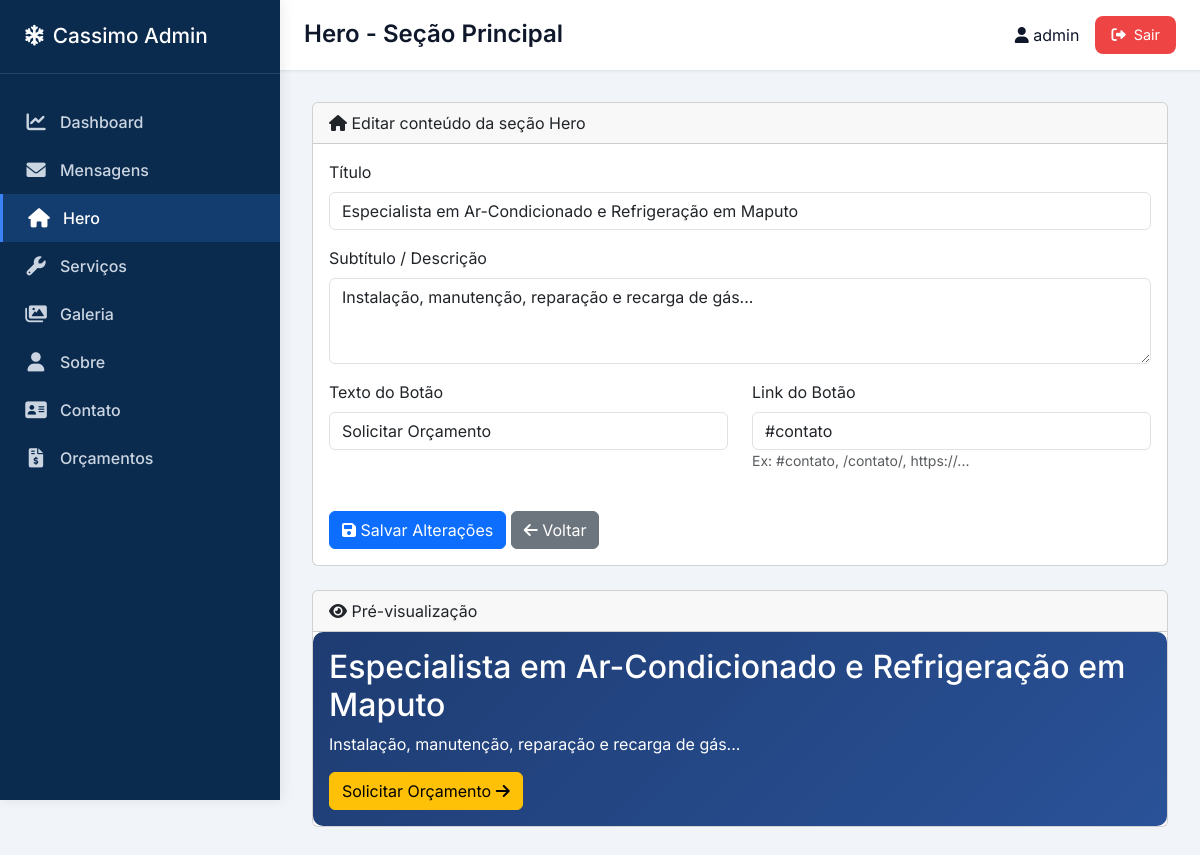
The app's page /hero/ (signed in) with its own data.
### core/models.py (models this page shows, shortened)
class HeroSection(models.Model):
    titulo = models.CharField('Título', max_length=200, default='Especialista em Ar-Condicionado e Refrigeração em Maputo')
    subtitulo = models.TextField('Subtítulo', default='Instalação, manutenção, reparação e recarga de gás...')
    botao_texto = models.CharField('Texto do botão', max_length=50, default='Solicitar Orçamento')
    botao_link = models.CharField('Link do botão', max_length=200, default='#contato')
    class Meta:
        verbose_name = 'Hero Section'
        verbose_name_plural = 'Hero Section'

### core/views.py (the view)
# urls.py: path('hero/', views.hero_edit, name='hero_edit'),
@login_required
def hero_edit(request):
    hero = HeroSection.objects.first()
    if not hero:
        hero = HeroSection.objects.create()
    if request.method == 'POST':
        form = HeroForm(request.POST, instance=hero)
        if form.is_valid():
            form.save()
            messages.success(request, 'Hero atualizado com sucesso!')
            return redirect('hero_edit')
    else:
        form = HeroForm(instance=hero)
    return render(request, 'dashboard/hero_form.html', {'form': form})

### core/forms.py
class HeroForm(forms.ModelForm):
    class Meta:
        model = HeroSection
        fields = '__all__'
        widgets = {
            'titulo': forms.TextInput(attrs={'class': 'form-control'}),
            'subtitulo': forms.Textarea(attrs={'class': 'form-control', 'rows': 3}),
            'botao_texto': forms.TextInput(attrs={'class': 'form-control'}),
            'botao_link': forms.TextInput(attrs={'class': 'form-control'}),
        }

### templates/dashboard/hero_form.html (shortened to what this page needs)
{% extends 'dashboard/base_dashboard.html' %}
{% block page_title %}Hero - Seção Principal{% endblock %}
{% block content %}
<div class="card">
    <div class="card-header">
        <i class="fas fa-home"></i> Editar conteúdo da seção Hero
    </div>
    <div class="card-body">
        <form method="post">
            <div class="mb-3">
                <label for="{{ form.titulo.id_for_label }}" class="form-label">Título</label>
                {{ form.titulo }}
            </div>
            <div class="mb-3">
                <label for="{{ form.subtitulo.id_for_label }}" class="form-label">Subtítulo / Descrição</label>
                {{ form.subtitulo }}
            </div>
            <div class="row">
                <div class="col-md-6 mb-3">
                    <label for="{{ form.botao_texto.id_for_label }}" class="form-label">Texto do Botão</label>
                    {{ form.botao_texto }}
                </div>
                <div class="col-md-6 mb-3">
                    <label for="{{ form.botao_link.id_for_label }}" class="form-label">Link do Botão</label>
                    {{ form.botao_link }}
                    <small class="text-muted d-block">Ex: #contato, /contato/, https://...</small>
                </div>
            </div>
            <div class="mt-4">
                <button type="submit" class="btn btn-primary">
                    <i class="fas fa-save"></i> Salvar Alterações
                </button>
                <a href="{% url 'home' %}" class="btn btn-secondary">
                    <i class="fas fa-arrow-left"></i> Voltar
                </a>
            </div>
        </form>
    </div>
</div>
<div class="card mt-4">
    <div class="card-header">
        <i class="fas fa-eye"></i> Pré-visualização
    </div>
    <div class="card-body" style="background: linear-gradient(135deg, #1e3c72 0%, #2a5298 100%); color: white; border-radius: 10px;">
        <h2>{{ form.titulo.value|default:"Título aqui" }}</h2>
        <p>{{ form.subtitulo.value|default:"Descrição aqui" }}</p>
        <a href="{% url 'solicitar_orcamento' %}" class="btn btn-warning">
            Solicitar Orçamento <i class="fas fa-arrow-right"></i>
        </a>
    </div>
</div>
{% endblock %}

### templates/dashboard/base_dashboard.html (shortened to what this page needs)
<!DOCTYPE html>
<html lang="pt">
<head>
    <link rel="stylesheet" href="https://cdnjs.cloudflare.com/ajax/libs/font-awesome/6.0.0-beta3/css/all.min.css">
    <link href="https://cdn.jsdelivr.net/npm/bootstrap@5.3.0-alpha1/dist/css/bootstrap.min.css" rel="stylesheet">
</head>
<body>
    <div class="dashboard-container">
        <aside class="sidebar" id="mainSidebar">
            <div class="sidebar-header">
                <h2><i class="fas fa-snowflake"></i> <span>Cassimo Admin</span></h2>
            </div>
            <nav class="sidebar-nav">
                <a href="{% url 'dashboard_home' %}" class="{% if request.resolver_match.url_name == 'dashboard_home' %}active{% endif %}">
                    <i class="fas fa-chart-line"></i> <span>Dashboard</span>
                </a>
                <a href="{% url 'dashboard_messages' %}" class="{% if 'dashboard_messages' in request.path %}active{% endif %}">
                    <i class="fas fa-envelope"></i> <span>Mensagens</span>
                </a>
                <a href="{% url 'hero_edit' %}" class="{% if request.resolver_match.url_name == 'hero_edit' %}active{% endif %}">
                    <i class="fas fa-home"></i> <span>Hero</span>
                </a>
                <a href="{% url 'servico_list' %}" class="{% if 'servico' in request.path %}active{% endif %}">
                    <i class="fas fa-wrench"></i> <span>Serviços</span>
                </a>
                <a href="{% url 'galeria_list' %}" class="{% if 'galeria' in request.path %}active{% endif %}">
                    <i class="fas fa-images"></i> <span>Galeria</span>
                </a>
                <a href="{% url 'sobre_edit' %}" class="{% if request.resolver_match.url_name == 'sobre_edit' %}active{% endif %}">
                    <i class="fas fa-user"></i> <span>Sobre</span>
                </a>
                <a href="{% url 'contato_edit' %}" class="{% if request.resolver_match.url_name == 'contato_edit' %}active{% endif %}">
                    <i class="fas fa-address-card"></i> <span>Contato</span>
                </a>
                <a href="{% url 'orcamento_list' %}" class="{% if 'orcamento' in request.path %}active{% endif %}">
                    <i class="fas fa-file-invoice-dollar"></i> <span>Orçamentos</span>
                </a>
            </nav>
        </aside>
        <main class="main-content" id="mainContent">
            <div class="top-bar">
                <div style="display: flex; align-items: center; gap: 12px;">
                    <h1 class="page-title">{% block page_title %}Dashboard{% endblock %}</h1>
                </div>
                <div class="user-info">
                    <span><i class="fas fa-user"></i> {{ request.user.username }}</span>
                    <a href="{% url 'dashboard_logout' %}" class="logout-btn"><i class="fas fa-sign-out-alt"></i> Sair</a>
                </div>
            </div>
            <div class="content">
                {% block content %}{% endblock %}
            </div>
        </main>
    </div>
</body>
</html>

### templates/dashboard/base_dashboard.html (style rules this page uses)
* { margin: 0; padding: 0; box-sizing: border-box; }
body { font-family: 'Inter', sans-serif; background: #f1f5f9; color: #0f172a; overflow-x: hidden; }
.dashboard-container { display: flex; min-height: 100vh; position: relative; }
.sidebar { width: 280px; background: #0a2b4e; color: white; position: fixed; height: 100vh; overflow-y: auto; z-index: 1050; top: 0; left: 0; transition: transform 0.3s ease-in-out, width 0.2s; box-shadow: 2px 0 12px rgba(0,0,0,0.08); }
.sidebar-header { padding: 1.5rem; border-bottom: 1px solid rgba(255,255,255,0.1); }
.sidebar-header h2 { font-size: 1.3rem; display: flex; align-items: center; gap: 0.5rem; margin: 0; }
.sidebar-nav { padding: 1.5rem 0; }
.sidebar-nav a { display: flex; align-items: center; gap: 12px; padding: 12px 24px; color: #cbd5e1; text-decoration: none; transition: 0.3s; font-weight: 500; }
.sidebar-nav a:hover, .sidebar-nav a.active { background: rgba(59,130,246,0.2); color: white; border-left: 3px solid #3b82f6; }
.sidebar-nav i { width: 24px; font-size: 1.2rem; text-align: center; }
.main-content { flex: 1; margin-left: 280px; width: calc(100% - 280px); transition: margin-left 0.3s ease; }
.top-bar { background: white; padding: 1rem 1.5rem; display: flex; justify-content: space-between; align-items: center; flex-wrap: wrap; gap: 1rem; box-shadow: 0 1px 3px rgba(0,0,0,0.1); position: sticky; top: 0; z-index: 1020; }
.page-title { font-size: 1.5rem; font-weight: 600; margin: 0; }
.user-info { display: flex; align-items: center; gap: 1rem; flex-wrap: wrap; }
.logout-btn { background: #ef4444; color: white; padding: 8px 16px; border-radius: 8px; text-decoration: none; font-size: 0.9rem; transition: 0.2s; display: inline-flex; align-items: center; gap: 8px; }
.content { padding: 2rem; }
.sidebar-nav a { position: relative; flex-wrap: wrap; }
.card-body { overflow-x: auto; }
form .form-group, form .mb-3 { word-break: break-word; }

### records on screen
HeroSection: titulo "Especialista em Ar-Condicionado e Refrigeração em Maputo", subtitulo "Instalação, manutenção, reparação e recarga de gás...", botao_texto "Solicitar Orçamento", botao_link "#contato", titulo.value "Especialista em Ar-Condicionado e Refrigeração em Maputo", subtitulo.value "Instalação, manutenção, reparação e recarga de gás..."

### other values on screen
{{ request.user.username }} "admin"
